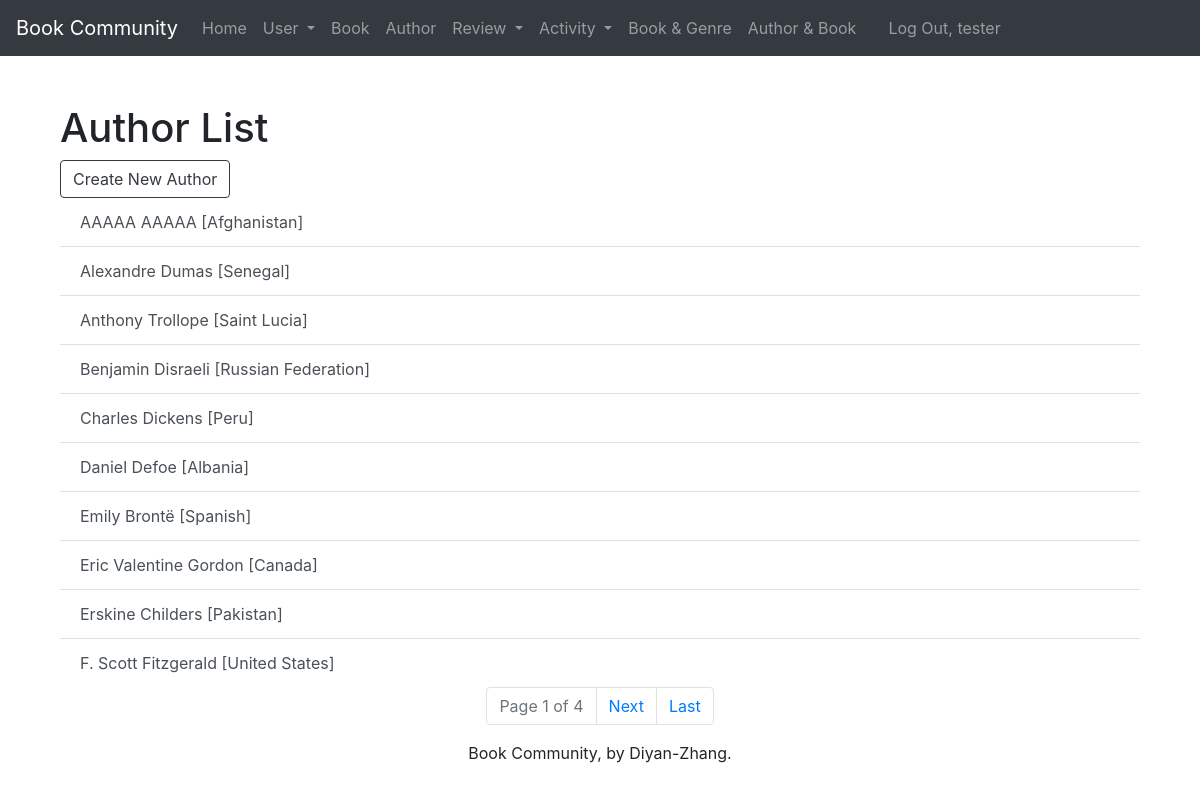
Page /author/ (signed in) on the committed database.
### webinfo/models.py (models this page shows, shortened)
class Author(models.Model):
    author_id = models.AutoField(primary_key=True)
    first_name = models.CharField(max_length=45)
    last_name = models.CharField(max_length=45)
    disambiguator = models.CharField(max_length=45, blank=True, default='')
    nation = models.ForeignKey(Nation, related_name='authors', on_delete=models.PROTECT)
    year = models.ForeignKey(Year, related_name='authors', on_delete=models.PROTECT)
    def __str__(self):
        result = ''
        if self.disambiguator == '':
            result = '%s %s [%s]' % (self.first_name, self.last_name, self.nation.nation)
        else:
            result = '%s %s [%s] - %s' % (self.first_name, self.last_name, self.nation.nation, self.disambiguator)
        return result
    def get_absolute_url(self):
        return reverse('webinfo_author_detail_urlpattern',
                       kwargs={'pk': self.pk}
                       )
    class Meta:
        ordering = ['first_name', 'last_name', 'nation', 'disambiguator']
        constraints = [
            UniqueConstraint(fields=['last_name', 'first_name', 'nation', 'disambiguator'],
                             name='unique_author')
        ]

class Nation(models.Model):
    nation_id = models.AutoField(primary_key=True)
    nation = models.CharField(max_length=100, unique=True)
    class Meta:
        ordering = ['nation']

### webinfo/views.py (the view)
class AuthorList(LoginRequiredMixin, PermissionRequiredMixin, PageLinksMixin, ListView):
    paginate_by = 10
    model = Author
    permission_required = 'webinfo.view_author'

### webinfo/utils.py (called while the page is built)
    def _page_urls(self, page_number):
        return "?{pkw}={n}".format(
            pkw=self.page_kwarg,
            n=page_number)

    def first_page(self, page):
        if page.number > 1:
            return self._page_urls(1)
        return None

    def previous_page(self, page):
        if (page.has_previous()
                and page.number > 2):
            return self._page_urls(
                page.previous_page_number())
        return None

    def next_page(self, page):
        last_page = page.paginator.num_pages
        if (page.has_next()
                and page.number < last_page - 1):
            return self._page_urls(
                page.next_page_number())
        return None

    def last_page(self, page):
        last_page = page.paginator.num_pages
        if page.number < last_page:
            return self._page_urls(last_page)
        return None

    def get_context_data(self, **kwargs):
        context = super().get_context_data(
            **kwargs)
        page = context.get('page_obj')
        if page is not None:
            context.update({
                'first_page_url':
                    self.first_page(page),
                'previous_page_url':
                    self.previous_page(page),
                'next_page_url':
                    self.next_page(page),
                'last_page_url':
                    self.last_page(page),
            })
        return context

### webinfo/templates/webinfo/author_list.html (shortened to what this page needs)
{% extends 'webinfo/base.html' %}
{% block org_content %}
    <h1 class="mt-5"> Author List</h1>
    {% if perms.webinfo.add_author %}
    <div class="mobile">
      <a
          href="{% url 'webinfo_author_create_urlpattern' %}"
          class="btn btn-outline-dark">
        Create New Author</a>
    </div>
    {% endif %}
    <ul class="list-group list-group-flush">
        {% for author in author_list %}
            <a href="{{ author.get_absolute_url }}" class="list-group-item list-group-item-action">{{ author }}</a>
        {% empty %}
            <em>There are currently no authors available.</em>
        {% endfor %}
    </ul>
{% endblock %}

### webinfo/templates/webinfo/base.html (shortened to what this page needs)
{% load static %}
<!DOCTYPE html>
<html lang="en">
<head>
    <link rel="stylesheet" href="https://cdn.jsdelivr.net/npm/bootstrap@4.6.1/dist/css/bootstrap.min.css">
</head>
<body>
<nav class="navbar navbar-expand-lg navbar-dark bg-dark">
  <a class="navbar-brand" href="#">Book Community</a>
  <div class="collapse navbar-collapse" id="navbarNav">
      <ul class="navbar-nav">
          <li class="nav-item">
              <a class="nav-link" href="{% url 'home_urlpattern' %}">Home</a>
          </li>
          <li class="nav-item dropdown">
              <a class="nav-link dropdown-toggle" href="#" id="navbarDropdownMenuLink" role="button" data-toggle="dropdown" aria-expanded="false">
                  User
              </a>
          </li>
          {% if perms.webinfo.view_book %}
              <li class="nav-item">
                  <a class="nav-link" href="{% url 'webinfo_book_list_urlpattern' %}">Book</a>
              </li>
          {% endif %}
          {% if perms.webinfo.view_author %}
              <li class="nav-item">
                  <a class="nav-link" href="{% url 'webinfo_author_list_urlpattern' %}">Author</a>
              </li>
          {% endif %}
          <li class="nav-item dropdown">
              <a class="nav-link dropdown-toggle" href="#" id="navbarDropdownMenuLink" role="button" data-toggle="dropdown" aria-expanded="false">
                  Review
              </a>
          </li>
          <li class="nav-item dropdown">
              <a class="nav-link dropdown-toggle" href="#" id="navbarDropdownMenuLink" role="button" data-toggle="dropdown" aria-expanded="false">
                  Activity
              </a>
          </li>
          {% if perms.webinfo.view_explain %}
              <li class="nav-item">
                  <a class="nav-link" href="{% url 'webinfo_explain_list_urlpattern' %}">Book & Genre</a>
              </li>
          {% endif %}
          {% if perms.webinfo.view_write %}
              <li class="nav-item">
                  <a class="nav-link" href="{% url 'webinfo_write_list_urlpattern' %}">Author & Book</a>
              </li>
          {% endif %}
      </ul>
      <ul class="navbar-nav px-3">
            {% if user.is_authenticated %}
                <li class="nav-item text-nowrap"><a class="nav-link" href="{% url 'logout_urlpattern' %}">
                    Log Out, {{ user.get_username }}</a></li>
            {% else %}
                <li class="nav-item text-nowrap"><a class="nav-link" href="{% url 'login_urlpattern' %}">
                    Log In</a></li>
            {% endif %}
      </ul>
  </div>
</nav>
<main role="main" class="flex-shrink-0">
    <div class="container">
        {% block content %}
            <div class="container">
                {% block org_content %}{% endblock %}
            </div>
        {% endblock %}
    </div>
</main>
{% if is_paginated %}
            <nav aria-label="Page navigation example">
                <ul class="pagination justify-content-center">
                    <li class="page-item disabled">
                        <a class="page-link">
                            Page {{ page_obj.number }}
                            of {{ paginator.num_pages }}
                        </a>
                    </li>
                    {% if next_page_url %}
                        <li class="page-item">
                            <a class="page-link" href="{{ next_page_url }}">
                                Next</a>
                        </li>
                    {% endif %}
                    {% if last_page_url %}
                        <li class="page-item">
                            <a class="page-link" href="{{ last_page_url }}">
                                Last</a>
                        </li>
                    {% endif %}
                </ul>
            </nav>
    {% endif %}
 <footer class="mastfoot mt-auto">
    <div class="inner">
      <p class="text-center">Book Community, by Diyan-Zhang.</p>
    </div>
 </footer>
</body>
</html>

### rows in the picture
Author: disambiguator+first_name+last_name "AAAAA AAAAA [Afghanistan]"
Author: disambiguator+first_name+last_name "Alexandre Dumas [Senegal]"
Author: disambiguator+first_name+last_name "Anthony Trollope [Saint Lucia]"
Author: disambiguator+first_name+last_name "Benjamin Disraeli [Russian Federation]"
Author: disambiguator+first_name+last_name "Charles Dickens [Peru]"
Author: disambiguator+first_name+last_name "Daniel Defoe [Albania]"
Author: disambiguator+first_name+last_name "Emily Brontë [Spanish]"
Author: disambiguator+first_name+last_name "Eric Valentine Gordon [Canada]"
Author: disambiguator+first_name+last_name "Erskine Childers [Pakistan]"
Author: disambiguator+first_name+last_name "F. Scott Fitzgerald [United States]"

### other values in the picture
{{ user.get_username }} "tester"
{{ page_obj.number }} "1"
{{ paginator.num_pages }} "4"
